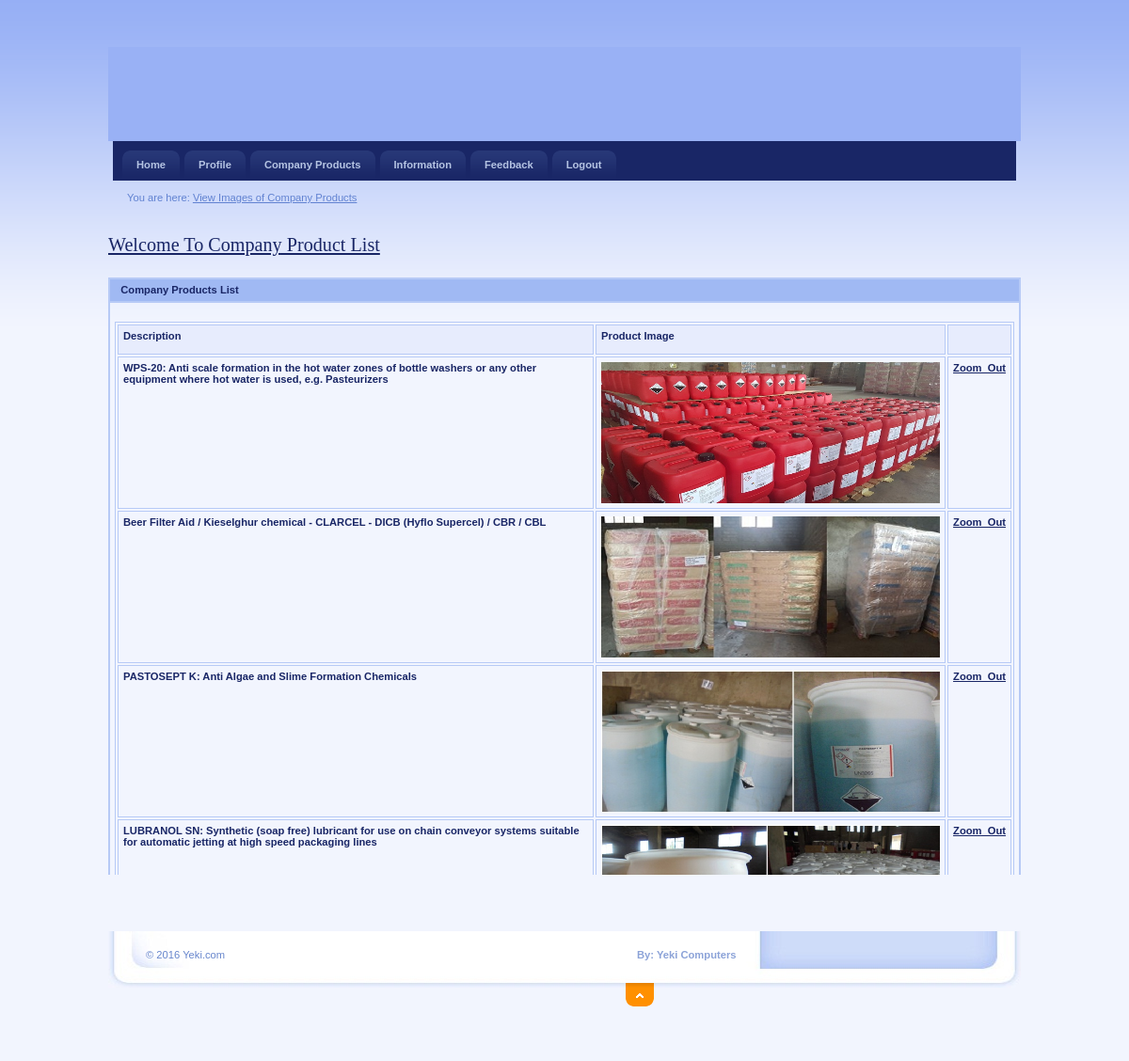
/User/CompanyProducts.php, run on the app's committed database.
### tables this page shows
CREATE TABLE IF NOT EXISTS `tbl_uploads` (
  `file` varchar(128) NOT NULL,
  `Description` varchar(400) NOT NULL,
  `type` varchar(10) NOT NULL,
  `size` mediumblob NOT NULL
);

### User/CompanyProducts.php (the view, shortened to what this page needs)
<html xmlns="http://www.w3.org/1999/xhtml" xml:lang="cs" lang="cs">
<head>
    <link rel="stylesheet" media="screen,projection" type="text/css" href="./css/main.css" />
    <link rel="stylesheet" media="print" type="text/css" href="./css/print.css" />
    <link rel="stylesheet" media="aural" type="text/css" href="./css/aural.css" />
    <link href="../SpryAssets/SpryValidationTextField.css" rel="stylesheet" type="text/css" />
</head>
<body id="www-url-cz">
<div id="main" class="box">
<?php
include "Header.php"
?>
<?php
include "menu.php"
?>
        <div id="strip" class="box noprint">
            <p id="breadcrumbs">You are here: <a href="CompanyProducts.php">View Images of Company Products</a></p>
        </div>
       <div class="article">
                <h2><span><a href="#">Welcome To Company Product List</a></span></h2>
       <div style="overflow:scroll; width:970px;height:650px" >
       <table width="100%" border="0" cellspacing="0" cellpadding="0" align="center">
        <tr>
          <td height="25" bgcolor="#A0B9F3"><strong>&nbsp;&nbsp;Company Products List</strong></td>
        </tr>
        <tr>
            <td>
            <table width="100%" border="1" bordercolor="#1CB5F1" >
<tr>
<th height="32" bgcolor="#1CB5F1" class="style3"><div align="left" class="style9 style5"><strong>Description</strong></div></th>
<th bgcolor="#1CB5F1" class="style3"><div align="left" class="style9 style5"><strong>Product Image</strong></div></th>
<th bgcolor="#1CB5F1" class="style3"><div align="left" class="style9 style5"><strong></strong></div></th>
</tr>
<?php
include_once("chemicals.php");
$sql="SELECT Description, file FROM tbl_uploads";
$result = mysqli_query($con,$sql) or die(mysqli_error($con));
while($row = mysqli_fetch_array($result))
{
$image=$row ['file'];
?>
<tr>
<td class="style3"><div align="left" class="style9 style5"><strong><?php echo $row['Description'] ?></strong></div></td>
<td class="style3"><div align="left" class="style9 style5"><strong><?php echo '<img src="../Administrator/uploads/'.$image.'" width="360" height="150">' ?></strong></div></td>
<td class="style3"><div align="left" class="style9 style5"><strong><center><a href="EnlargeImage.php?ImageId=<?php echo $image;?>">Zoom_Out</a></center></strong></div></td>
</tr>
<?php
}
?>
</table>
      </td>
        </tr>
      </table>
        </div>
              <p class="btn-more box noprint">&nbsp;</p>
          </div>
<?php
include "footer.php"
?>
</div>
</body>
</html>

### User/css/main.css (style rules this page uses)
* { min-height:1px; }
body { border:0; margin:0; padding:0; background:#F2F5FE url("../design/bg.gif") 0 0 repeat-x; font:70%/160% "verdana",sans-serif; color:#192666; _text-align:center; }
a { color:#192666; }
p { border:0; margin:15px 0; padding:0; line-height:30px; }
div { display:block; border:0; margin:0; padding:0; }
h1, h2, h3, h4, h5 { border:0; margin:15px 0 10px 0; padding:0; font-weight:bold; }
h2 { font-size:180%; line-height:100%; font-family:"georgia",serif; font-weight:normal; }
table { display:table; margin:15px 0; padding:0; border:1px solid #B7CAF6; font-size:100%; }
tr { display:table-row; }
th, td { display: table-cell; border:1px solid #B7CAF6; margin:0; padding:5px; vertical-align:top; text-align:left; }
th { background:#E7ECFD; text-align:center; color:#192666; font-weight:bold; }
a, img, span { border:0; margin:0; padding:0; }
strong, .strong { font-weight:bold; }
.box { min-height:1px; _height:1px; }
.box:after { content:"."; display:block; line-height:0px; font-size:0px; visibility:hidden; clear:both; }
#main { width:970px; margin:50px auto 0 auto; _text-align:left; }
#strip { position:relative; clear:both; padding:3px 20px 10px 20px; color:#6182D1; }
#strip p { margin:0; }
#strip a { color:#6182D1; }
#strip #breadcrumbs { width:730px; margin:0; padding:0; }

### User/css/print.css (style rules this page uses)
body { border:0; margin:0; padding:0; font-size:12pt }
a { color:#000; text-decoration:none; }
h1, h2, h3 { page-break-after:avoid; page-break-inside:avoid; }
table { border-collapse: collapse; border-width:1px; border-style:solid; }
th, td { display:table-cell; border-width:1px; border-style:solid; }
.noprint { display:none; }

### User/css/aural.css (style rules this page uses)
body { voice-family:paul,male; volume:loud; speech-rate:slow; richness:90; stress:20; }
h1, h2, h3, h4, h5 { cue-before:url("ping.au"); }
p, table { pause:50ms; }
strong { pitch:medium; pitch-range:60; stress:90; richness:90; }

### User/CompanyProducts.php (style rules this page uses)
.style3 { font-weight: bold }

### data on the page
tbl_uploads: Description "WPS-20: Anti scale formation in the hot water zones of bottle washers or any other equipment where hot water is used, e.g. Pasteurizers", file (picture)
tbl_uploads: Description "Beer Filter Aid / Kieselghur chemical - CLARCEL - DICB (Hyflo Supercel) / CBR / CBL", file (picture)
tbl_uploads: Description "PASTOSEPT K: Anti Algae and Slime Formation Chemicals", file (picture)
tbl_uploads: Description "LUBRANOL SN: Synthetic (soap free) lubricant for use on chain conveyor systems suitable for automatic jetting at high speed packaging lines", file (picture)
